Frame 1 (no input): blank canvas, image omitted
Frame 60 (the mouse pressed at the canvas centre just before this capture): blank canvas, image omitted
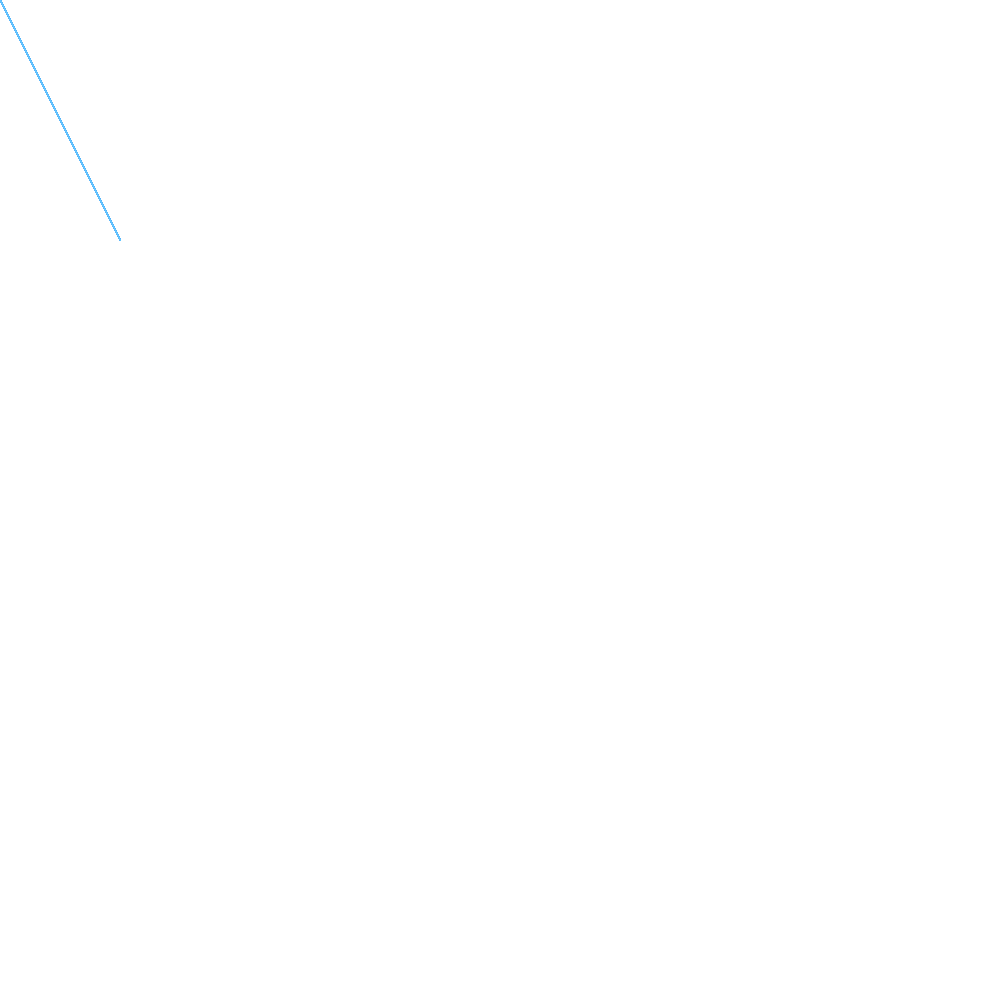
Frame 120 (the mouse held since frame 60 and released just before this capture)

The Processing sketch whose frames 1 and 60 were blank and that drew this single picture after the mouse press (run headless with seeded random() and noise(); from frame 60 on, the mouse is pressed at the canvas centre):

// Processing sketch: beautifulMath_v7
// ── beautifulMath_v7.pde
// Lissajous Curve

float a = 0.1;
float b = 0.1;
float ab;
PVector v1;


void setup() {
  size(1000,1000);
  frameRate(30);
  smooth();
  v1 = new PVector(1000,1000);


}

void draw() {
  background(255);
  calcWave();
  renderWave();
  
}

void calcWave() {  
  a += 1;
  b += 2;
  ab = a/b;
  
}





void renderWave() {
  
  for( int i = 0; i < 100; i++) {
    stroke(i, i*2, i*3);
    line(a,b,sin(a)/sin(b),sin(b));
  }
}
